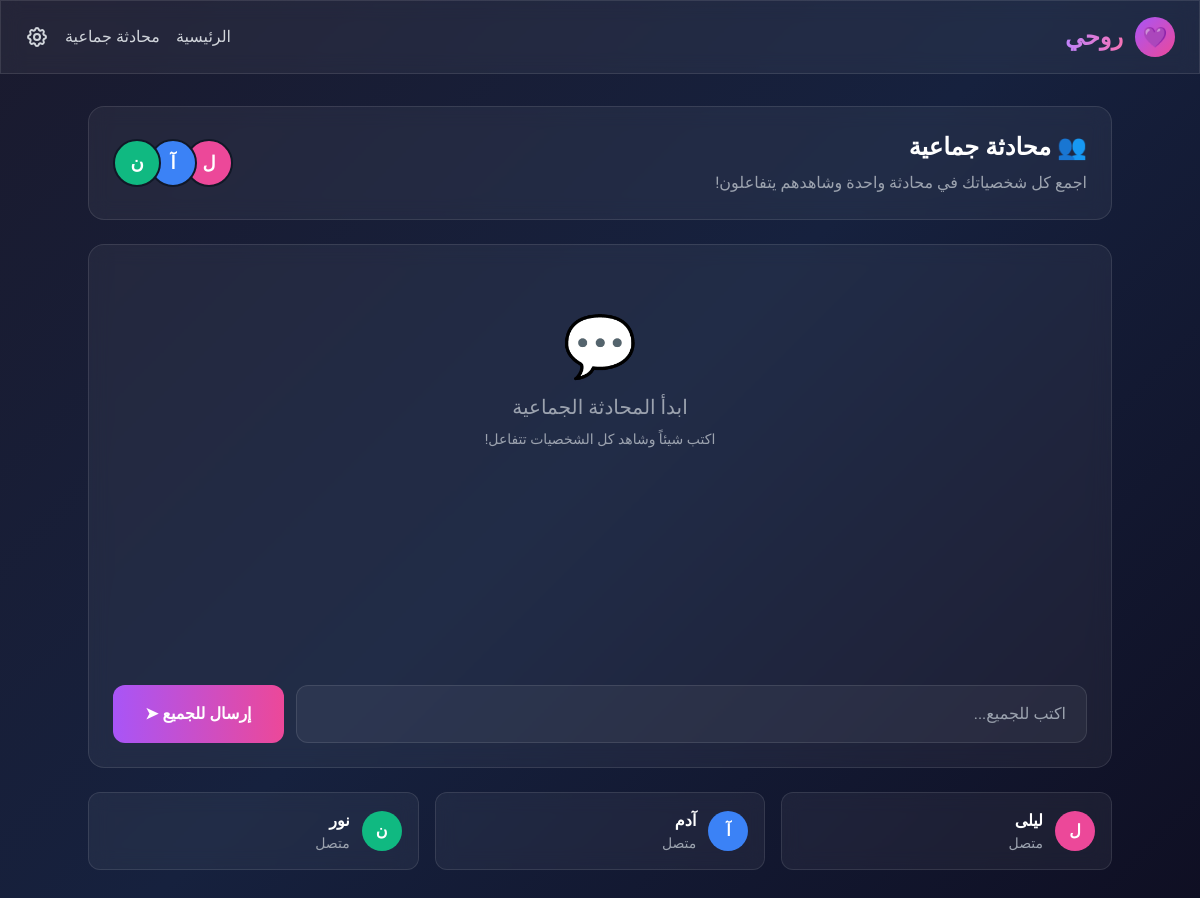
The page /group-chat on the database its author committed.
### tables this page shows
CREATE TABLE characters (
        id TEXT PRIMARY KEY,
        name TEXT NOT NULL,
        age INTEGER,
        gender TEXT,
        avatar_color TEXT DEFAULT '#8B5CF6',
        personality_openness REAL DEFAULT 0.5,
        personality_conscientiousness REAL DEFAULT 0.5,
        personality_extraversion REAL DEFAULT 0.5,
        personality_agreeableness REAL DEFAULT 0.5,
        personality_neuroticism REAL DEFAULT 0.5,
        communication_style TEXT DEFAULT 'balanced',
        speaking_tone TEXT DEFAULT 'friendly',
        humor_level REAL DEFAULT 0.5,
        deep_fears TEXT DEFAULT '[]',
        hidden_dreams TEXT DEFAULT '[]',
        past_wounds TEXT DEFAULT '[]',
        core_values TEXT DEFAULT '[]',
        breaking_point TEXT DEFAULT '',
        locked_secrets TEXT DEFAULT '[]',
        backstory TEXT DEFAULT '',
        current_mood TEXT DEFAULT 'neutral',
        mood_intensity REAL DEFAULT 0.5,
        trust_level REAL DEFAULT 0.1,
        intimacy_level REAL DEFAULT 0.0,
        total_messages INTEGER DEFAULT 0,
        created_at TIMESTAMP DEFAULT CURRENT_TIMESTAMP,
        last_interaction TIMESTAMP
    );

### app.py (the view)
@app.route('/group-chat')
def group_chat_page():
    db = get_db()
    c = db.cursor()
    c.execute('SELECT * FROM characters')
    characters = [dict(row) for row in c.fetchall()]
    return render_template('group_chat.html', characters=characters)

### app.py (called while the page is built)
def get_db():
    db = getattr(g, '_database', None)
    if db is None:
        db = g._database = sqlite3.connect(DATABASE)
        db.row_factory = sqlite3.Row
    return db

@app.teardown_appcontext
def close_connection(exception):
    db = getattr(g, '_database', None)
    if db is not None:
        db.close()

### templates/group_chat.html (shortened to what this page needs)
{% extends "base.html" %}
{% block content %}
<div class="max-w-5xl mx-auto">
    <div class="glass rounded-2xl p-6 mb-6">
        <div class="flex items-center justify-between">
            <div>
                <h1 class="text-2xl font-bold mb-2">👥 محادثة جماعية</h1>
                <p class="text-gray-400">اجمع كل شخصياتك في محادثة واحدة وشاهدهم يتفاعلون!</p>
            </div>
            <div class="flex -space-x-3 space-x-reverse">
                {% for char in characters %}
                <div class="w-12 h-12 rounded-full flex items-center justify-center text-lg font-bold border-2 border-gray-900"
                     style="background: {{ char.avatar_color }};" title="{{ char.name }}">
                    {{ char.name[0] }}
                </div>
                {% endfor %}
            </div>
        </div>
    </div>
    <div class="glass rounded-2xl p-6 mb-6">
        <div id="messages" class="messages-container overflow-y-auto space-y-4 mb-4">
            <div class="text-center text-gray-400 py-12">
                <div class="text-6xl mb-4">💬</div>
                <p class="text-xl mb-2">ابدأ المحادثة الجماعية</p>
                <p class="text-sm">اكتب شيئاً وشاهد كل الشخصيات تتفاعل!</p>
            </div>
        </div>
        <form id="chat-form" class="flex gap-3">
            <input type="text" id="message-input" placeholder="اكتب للجميع..."
                   class="flex-1 bg-white/5 border border-white/10 rounded-xl px-5 py-4 focus:outline-none focus:border-purple-500"
                   autocomplete="off">
            <button type="submit" class="px-8 py-4 rounded-xl font-bold bg-gradient-to-r from-purple-500 to-pink-500 hover:scale-105 transition" id="send-btn">
                إرسال للجميع ➤
            </button>
        </form>
    </div>
    <div class="grid grid-cols-3 gap-4">
        {% for char in characters %}
        <div class="glass rounded-xl p-4 flex items-center gap-3">
            <div class="w-10 h-10 rounded-full flex items-center justify-center font-bold"
                 style="background: {{ char.avatar_color }};">
                {{ char.name[0] }}
            </div>
            <div class="flex-1">
                <p class="font-bold">{{ char.name }}</p>
                <p class="text-sm text-gray-400" id="status-{{ char.id }}">متصل</p>
            </div>
        </div>
        {% endfor %}
    </div>
</div>
{% endblock %}

### templates/base.html (style rules this page uses)
* { font-family: 'Tajawal', sans-serif; }
body { background: linear-gradient(135deg, #1a1a2e 0%, #16213e 50%, #0f0f23 100%); min-height: 100vh; }
.glass { background: rgba(255, 255, 255, 0.05); backdrop-filter: blur(10px); border: 1px solid rgba(255, 255, 255, 0.1); }

### templates/group_chat.html (style rules this page uses)
.messages-container { height: calc(100vh - 400px); min-height: 400px; }

### rows shown on the page
characters: name "ل", name "ليلى"
characters: name "آ", name "آدم"
characters: name "ن", name "نور"
